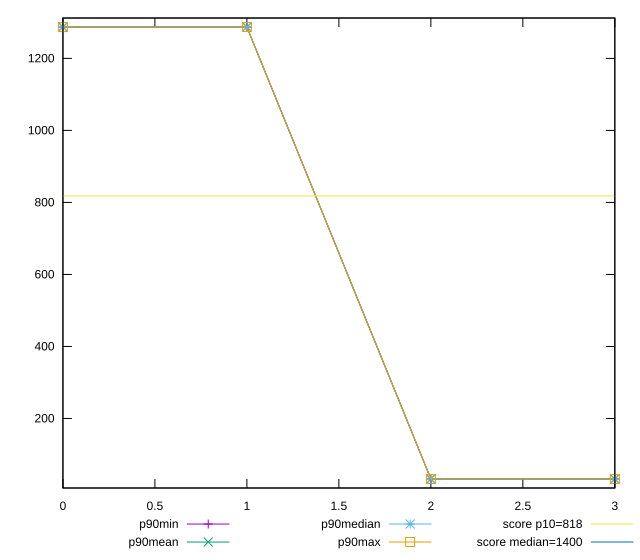

Write gnuplot code to recreate this figure.
reset

$p90Min <<EOF
0 1287
1 1287
2 32
3 32
EOF

$p90Mean <<EOF
0 1287
1 1287
2 32
3 32
EOF

$p90Median <<EOF
0 1287
1 1287
2 32
3 32
EOF

$p90Max <<EOF
0 1287
1 1287
2 32
3 32
EOF

set key outside below
set xrange [0:3]
set yrange [6.899999999999999:1312.1]
set trange [6.899999999999999:1312.1]
set terminal svg size 640, 560 enhanced background rgb 'white'
set output "reports/report_00033_2021-03-01T14-23-16.841Z/dom-size/progression/value.svg"

plot $p90Min title "p90min" with linespoints, \
     $p90Mean title "p90mean" with linespoints, \
     $p90Median title "p90median" with linespoints, \
     $p90Max title "p90max" with linespoints, \
     818 title "score p10=818", \
     1400 title "score median=1400"

reset
